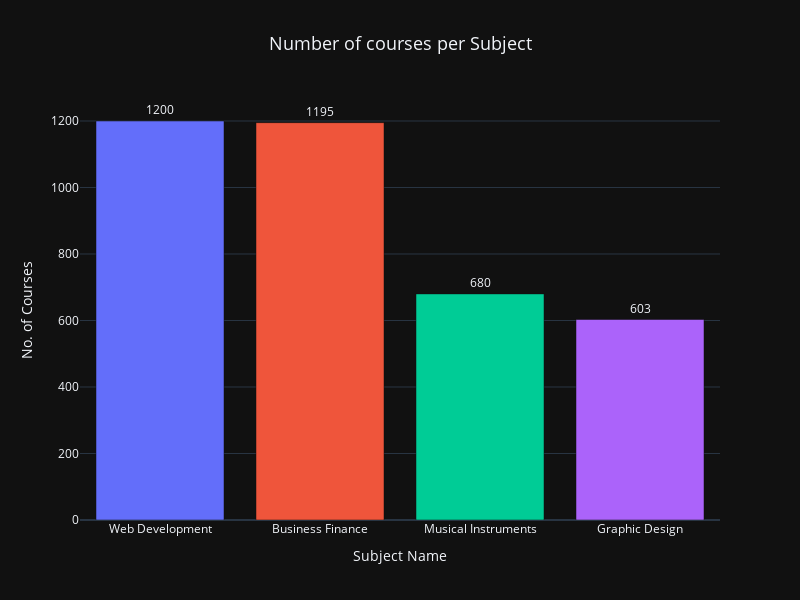

Notebook code cell kept with this figure:
### Code cell
subject_count = df['subject'].value_counts().reset_index()
subject_count.columns = ['Subject','Course_Count']

fig = px.bar(subject_count,
            x = 'Subject',
            y = 'Course_Count',
            color= 'Subject',
            text_auto= True,
            title= "Number of courses per Subject")

fig.update_traces(textposition = 'outside')

fig.update_layout(
    xaxis_title = "Subject Name",
    title_x = 0.5,
    yaxis_title = "No. of Courses",
    title_font_size = 18,
    template = 'plotly_dark',
    height = 600,
    width = 800,
    showlegend = False
)

fig.show()

### Figure 1 — Plotly figure (JSON) as saved in the notebook; plotly's stock layout.template omitted (floating-point values rounded to 4 significant figures)
{"data": [{"alignmentgroup": "True", "hovertemplate": "Subject=%{x}<br>Course_Count=%{y}<extra></extra>", "legendgroup": "Web Development", "marker": {"color": "#636efa", "pattern": {"shape": ""}}, "name": "Web Development", "offsetgroup": "Web Development", "orientation": "v", "showlegend": true, "textposition": "outside", "texttemplate": "%{y}", "type": "bar", "x": ["Web Development"], "xaxis": "x", "y": [1200], "yaxis": "y"}, {"alignmentgroup": "True", "hovertemplate": "Subject=%{x}<br>Course_Count=%{y}<extra></extra>", "legendgroup": "Business Finance", "marker": {"color": "#EF553B", "pattern": {"shape": ""}}, "name": "Business Finance", "offsetgroup": "Business Finance", "orientation": "v", "showlegend": true, "textposition": "outside", "texttemplate": "%{y}", "type": "bar", "x": ["Business Finance"], "xaxis": "x", "y": [1195], "yaxis": "y"}, {"alignmentgroup": "True", "hovertemplate": "Subject=%{x}<br>Course_Count=%{y}<extra></extra>", "legendgroup": "Musical Instruments", "marker": {"color": "#00cc96", "pattern": {"shape": ""}}, "name": "Musical Instruments", "offsetgroup": "Musical Instruments", "orientation": "v", "showlegend": true, "textposition": "outside", "texttemplate": "%{y}", "type": "bar", "x": ["Musical Instruments"], "xaxis": "x", "y": [680], "yaxis": "y"}, {"alignmentgroup": "True", "hovertemplate": "Subject=%{x}<br>Course_Count=%{y}<extra></extra>", "legendgroup": "Graphic Design", "marker": {"color": "#ab63fa", "pattern": {"shape": ""}}, "name": "Graphic Design", "offsetgroup": "Graphic Design", "orientation": "v", "showlegend": true, "textposition": "outside", "texttemplate": "%{y}", "type": "bar", "x": ["Graphic Design"], "xaxis": "x", "y": [603], "yaxis": "y"}], "layout": {"barmode": "relative", "height": 600, "legend": {"title": {"text": "Subject"}, "tracegroupgap": 0}, "showlegend": false, "title": {"font": {"size": 18}, "text": "Number of courses per Subject", "x": 0.5}, "width": 800, "xaxis": {"anchor": "y", "autorange": true, "categoryarray": ["Web Development", "Business Finance", "Musical Instruments", "Graphic Design"], "categoryorder": "array", "domain": [0, 1], "range": [-0.5, 3.5], "title": {"text": "Subject Name"}, "type": "category"}, "yaxis": {"anchor": "x", "autorange": true, "domain": [0, 1], "range": [0, 1263.0], "title": {"text": "No. of Courses"}, "type": "linear"}}}
